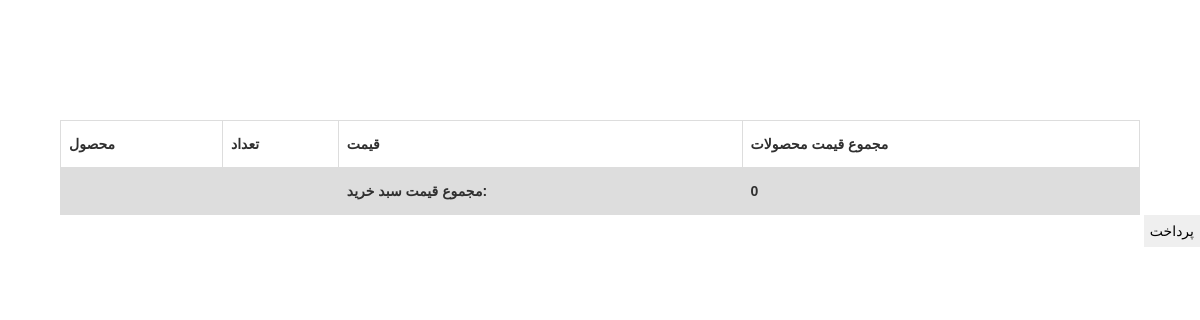
Before: /cartu/cart/cart_shop (signed in) with the older database file.
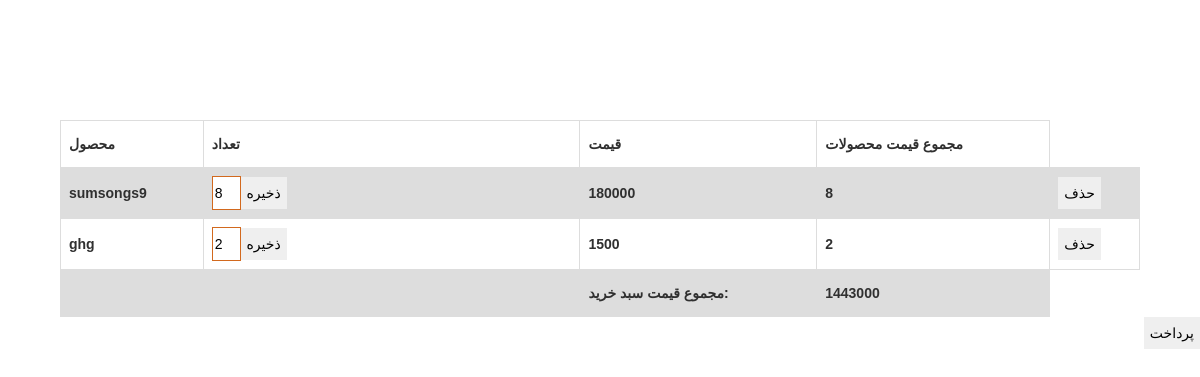
After: the same page with the newer database file.
### cart/models.py (models this page shows, shortened)
class order_details(models.Model):
    product = models.ForeignKey(product, on_delete=models.CASCADE)
    order = models.ForeignKey(order, on_delete=models.CASCADE)
    final_price = models.IntegerField(null=True, blank=True)
    countp = models.IntegerField(blank=True, null=True)

### products/models.py (models this page shows, shortened)
class product(models.Model):
    pic = models.ImageField(upload_to='image', null=True, blank=True)
    pic1 = models.ImageField(upload_to='image', null=True, blank=True)
    pic2 = models.ImageField(upload_to='image', null=True, blank=True)
    title = models.CharField(max_length=30)
    category1 = models.ForeignKey(category, default=True, on_delete=models.CASCADE, null=True, blank=True,
                                  related_name='gat')
    brand = models.ForeignKey(brand, on_delete=models.CASCADE, null=True, blank=True, default="null")
    price = models.IntegerField()
    discripion = models.CharField(max_length=300)
    slug = models.SlugField(max_length=30)
    is_active = models.BooleanField(default=True)
    is_discount = models.BooleanField(default=False)
    last_price = models.IntegerField(null=True, blank=True)

### cart/views.py (the view)
# urls.py: path('cart/cart_shop', views.cart_shoping.as_view(), name='cart_shoping'),
class cart_shoping(View):
    def get(self, request):
        current_user = request.user
        if str(current_user) != "AnonymousUser":
            mul = 0
            user_open, created = order.objects.get_or_create(is_paid=False, user_id=request.user)
            cart_shop = user_open.order_details_set.all()
            for i in cart_shop:
                mul += i.countp * i.product.price
            print(mul)
            return render(request, 'cart_shoper.html', {'cart_shop': user_open, 'multi': mul})

### register/models.py (called while the page is built)
    def __str__(self):
        return self.email

### cart/templates/cart_shoper.html (shortened to what this page needs)
{% extends 'base.html' %}
{% load static %}
{% load django_template_maths %}
{% block content %}
     <link href="{% static 'fontawesomefree/css/all.min.css' %}" rel="stylesheet" type="text/css">
    <div id="tb" class="div_org" >
<table  dir="ltr">
  <tr>
    <th>محصول</th>
    <th>تعداد</th>
    <th>قیمت</th>
      <th>مجموع قیمت محصولات</th>
  </tr>
{% for dit in cart_shop.order_details_set.all %}
<tr >
    <th>{{ dit.product.title }}</th>
    <th> <input id="id_p" value="{{ dit.id }}" type="hidden"> <input  id="num{{ dis.id }}"  style="width:8%;border:solid 1px chocolate; " min="1" value="{{ dit.countp }}" type="number"><button onclick="savecount('num{{ dis.id }}')" >ذخیره</button> </th>
    <th>{{dit.product.price}}</th>
    <th>{{dit.countp|mul:dit.product.price}}</th>
    <th><a onclick="add({{ dit.id }})"><button>حذف</button></a></th>
</tr>
{% endfor %}
<tr>
    <th></th>
    <th></th>
    <th>مجموع قیمت سبد خرید:</th>
    <th>{{ multi }}</th>
</tr>
</table>
<a href="{% url 'gateway' %}"><button >پرداخت</button></a>
</div>
{% endblock %}

### templates/base.html (shortened to what this page needs)
{% load static %}
{% load render_partial %}
<!DOCTYPE html>
<html lang="en">
<head>
    <link rel="stylesheet" href="https://cdnjs.cloudflare.com/ajax/libs/twitter-bootstrap/4.1.3/css/bootstrap.min.css">
    <link rel="stylesheet" href="https://cdnjs.cloudflare.com/ajax/libs/ionicons/2.0.1/css/ionicons.min.css">
        <link rel="stylesheet" href="{% static 'owl.carousel.min.css' %}">
    <link rel="stylesheet" href="{% static "owl.theme.default.min.css" %}">
    <link rel="stylesheet" href="{% static "all.css"%}">
    <link rel="stylesheet" href="{% static "s1.css"%}">
</head>
<body>
<div style="margin-top: 10%;margin-bottom: 5%">
{% block content %}
{% endblock %}
</div>
</body>
</html>

### static/s1.css (style rules this page uses)
* { margin: 0; box-sizing: border-box; border: 0; }
body { text-align: right; direction: rtl; color: #303030; line-height: 30px; font-size: 14px; }

### cart/templates/cart_shoper.html (style rules this page uses)
.div_org { height:100%; margin-bottom:20%; }
table { font-family: arial, sans-serif; border-collapse: collapse; width: 90%; height:100%; margin-right: 5%; }
td, th { border: 1px solid #dddddd; text-align: left; padding: 8px; }
tr:nth-child(even) { background-color: #dddddd; }

Changed rows visible on the page:
added order_details: product "sumsongs9", countp "8", product.price "180000", countp|mul "8"
added order_details: product "ghg", countp "2", product.price "1500", countp|mul "2"
Other visible differences:
{{ multi }}: "0" → "1443000"
